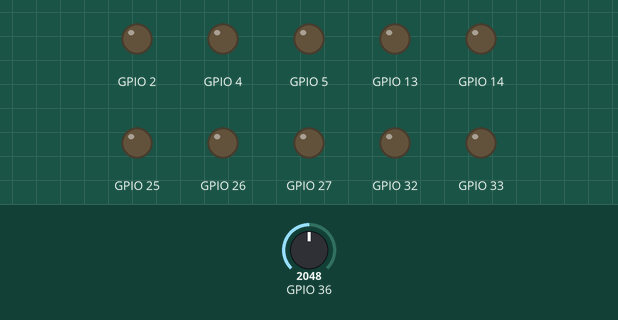
Simulated run of this program. Board: ESP32. Parts: output pins drawn as LEDs (lit = HIGH). Inputs (shaded band) come from the test bench; at power-on: GPIO 36 = 2048. WiFi joins after 1.5 s; servers stay silent unless stated.

Above: at 0.1 s.
Timing chart, 0 to 4.0 s (numbered marks = the images above):
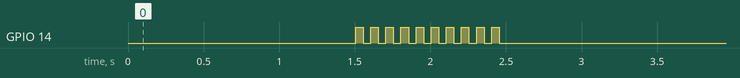

The program:

main.cpp
```cpp
#include <Arduino.h>
#include "system.h"
#include "pin_definitions.h"
#include "core.h"
#include "motor.h"
#include "status_led.h"
#include "wifi_connection.h"
#include "beep.h"
#include "headlight.h"
#include "battery_monitor.h"
#include "samper_i2c.h"


Core core;
Motor motor;
WifiConnection network;
StatusLed statusLed;
Beep beep;
Headlight headlight;
BatteryMonitor batteryMonitor;
SamperI2c myi2c;


void RealtimeTask(void* p);

void setup()
{
    Serial.begin(115200);

    core.Init();
    core.AddDevice(&network);
    core.AddDevice(&myi2c);
    core.AddDevice(&motor);
    core.AddDevice(&statusLed);
    core.AddDevice(&beep);
    core.AddDevice(&headlight);
    core.AddDevice(&batteryMonitor);
    core.InitDevices();

    for (uint32_t i = 0; i < 10; i++) {
        beep.BeepOn();
        delay(50);
        beep.BeepOff();
        delay(50);
    }

    xTaskCreate(
        RealtimeTask,
        "Realtime Task",
        16384,
        NULL,
        configMAX_PRIORITIES - 1,
        NULL
    );
}

void loop()
{
    core.NormalCyclic();
    delay(NORMAL_CYCLE_MS);
}

void RealtimeTask(void* p)
{
    // For thread safety
    // You can only change parameters variable in this task

    TickType_t xLastWakeTime;
    const TickType_t xFrequency = REALTIME_CYCLE_MS;

    xLastWakeTime = xTaskGetTickCount();

    while (1) {
        core.RealtimeCyclic();
        vTaskDelayUntil(&xLastWakeTime, xFrequency);
    }
}
```

core.h
```cpp
#pragma once

#include <Arduino.h>
#include <vector>
#include "param_manager.h"
#include "device.h"
#include "service.h"

class Core
{
public:
    void Init();

    void AddDevice(Device* device);
    void InitDevices();

    void RealtimeCyclic();
    void NormalCyclic();

private:
    ParamManager pm;
    SamperService service = SamperService(&pm);
    std::vector<Device*> devices;
};
```

service.h
```cpp
#pragma once

#include "param_manager.h"

class SamperService
{
public:
    SamperService(ParamManager* pm);
    void RealtimeCyclic();
    void NormalCyclic();

private:
    void MonitorBattery();

    ParamManager* pm;
};
```

core.cpp
```cpp
#include "core.h"


void Core::Init()
{
    pm.Init();
}

void Core::AddDevice(Device* device)
{
    devices.push_back(device);
    device->Create(&pm);
}

void Core::InitDevices()
{
    for (auto device : devices) {
        device->Init();
    }
}

void Core::RealtimeCyclic()
{
    service.RealtimeCyclic();
    for (auto device : devices) {
        device->RealtimeCyclic();
    }
}

void Core::NormalCyclic()
{
    service.NormalCyclic();
    for (auto device : devices) {
        device->NormalCyclic();
    }
}
```

service.cpp
```cpp
#include <Arduino.h>
#include "system.h"
#include "service.h"


SamperService::SamperService(ParamManager* pm)
{
    this->pm = pm;
}

void SamperService::RealtimeCyclic()
{
    MonitorBattery();
}

void SamperService::NormalCyclic()
{
}

void SamperService::MonitorBattery()
{
    WAIT_RUN_PERIOD_REALTIME_CYCLE(2000);

    static uint32_t lowVoltageCount = 0;

    int32_t voltage = pm->Get_i32(0x301);
    int32_t lowVoltageThr = pm->Get_i32(0x302);
    if (voltage < lowVoltageThr) {
        lowVoltageCount++;
    } else {
        lowVoltageCount = 0;
    }

    if (lowVoltageCount > 3) {
        pm->Set_u8(0x100, 0);
        pm->Set_u8(0x210, 10);
        pm->Set_u8(0x211, 10);
    }
}
```
